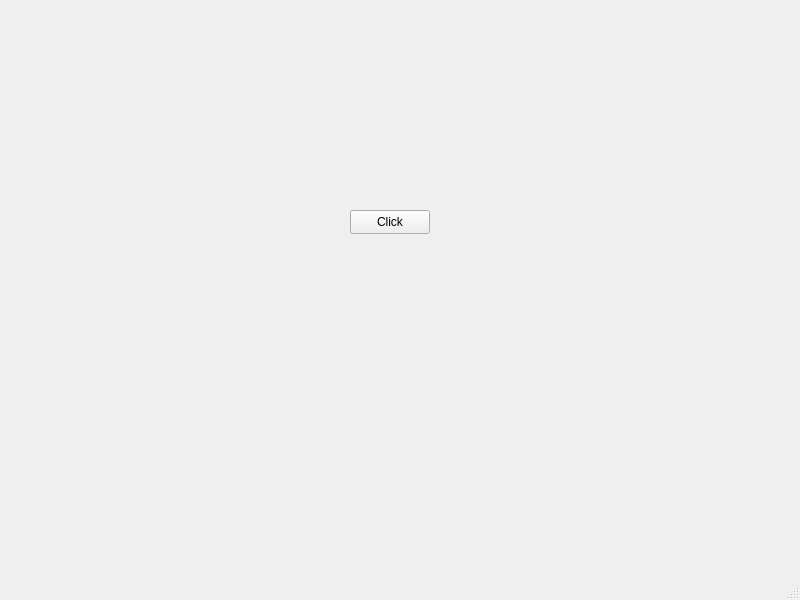
<?xml version="1.0" encoding="UTF-8"?>
<ui version="4.0">
 <class>MainWindow</class>
 <widget class="QMainWindow" name="MainWindow">
  <property name="geometry">
   <rect>
    <x>0</x>
    <y>0</y>
    <width>800</width>
    <height>600</height>
   </rect>
  </property>
  <property name="windowTitle">
   <string>MainWindow</string>
  </property>
  <widget class="QWidget" name="centralwidget">
   <widget class="QPushButton" name="pushButton">
    <property name="geometry">
     <rect>
      <x>350</x>
      <y>210</y>
      <width>80</width>
      <height>24</height>
     </rect>
    </property>
    <property name="text">
     <string>Click</string>
    </property>
   </widget>
  </widget>
  <widget class="QMenuBar" name="menubar">
   <property name="geometry">
    <rect>
     <x>0</x>
     <y>0</y>
     <width>800</width>
     <height>21</height>
    </rect>
   </property>
  </widget>
  <widget class="QStatusBar" name="statusbar"/>
 </widget>
 <resources/>
 <connections>
  <connection>
   <sender>pushButton</sender>
   <signal>clicked(bool)</signal>
   <receiver>MainWindow</receiver>
   <slot>setAnimated(bool)</slot>
   <hints>
    <hint type="sourcelabel">
     <x>416</x>
     <y>247</y>
    </hint>
    <hint type="destinationlabel">
     <x>440</x>
     <y>306</y>
    </hint>
   </hints>
  </connection>
 </connections>
</ui>
